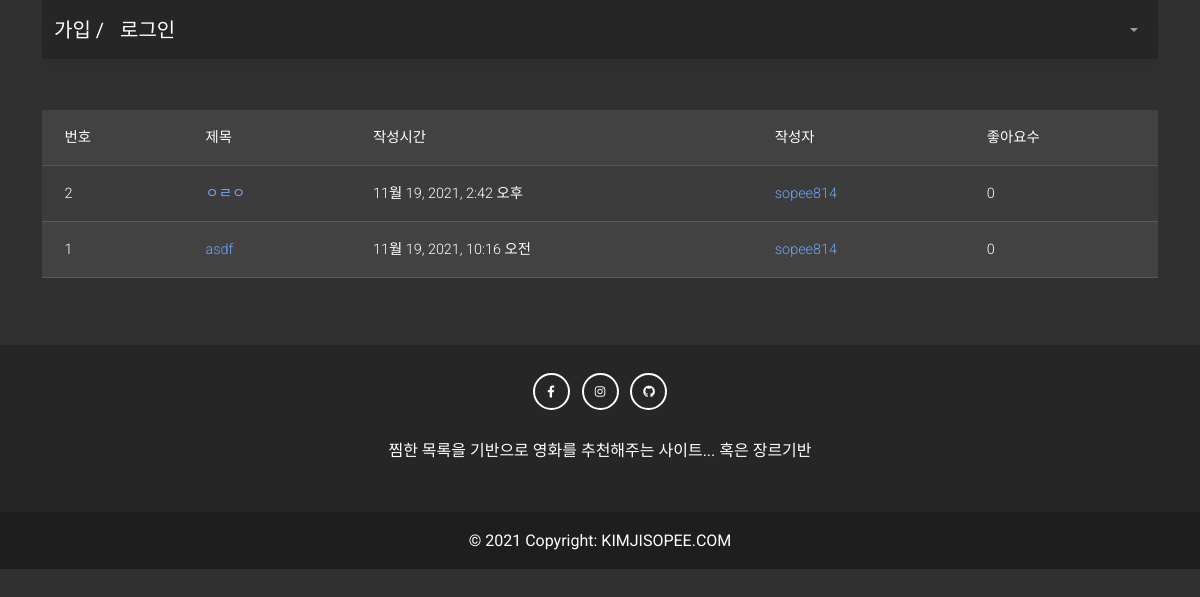
/community/, run on an earlier commit of the app's database.
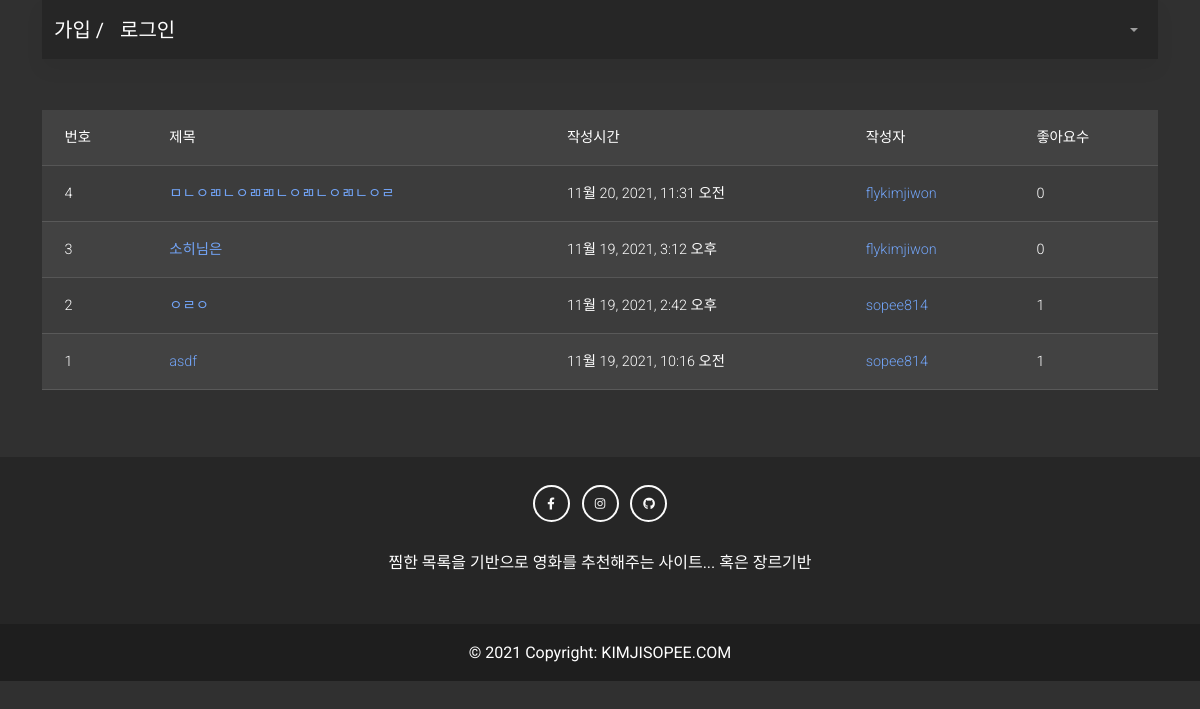
And on a later commit of the database.
### community/models.py (models this page shows)
class Review(models.Model):
    title = models.CharField(max_length=100)
    movie_title = models.CharField(max_length=50)
    rank = models.IntegerField()
    content = models.TextField()
    created_at = models.DateTimeField(auto_now_add=True)
    updated_at = models.DateTimeField(auto_now=True)
    user = models.ForeignKey(settings.AUTH_USER_MODEL, on_delete=models.CASCADE)
    like_users = models.ManyToManyField(settings.AUTH_USER_MODEL, related_name='like_reviews')

### accounts/models.py (models this page shows)
class User(AbstractUser):
    followings = models.ManyToManyField('self', symmetrical=False, related_name='followers')

### community/views.py (the view)
# urls.py: path('', views.index, name='index'),
@require_GET
def index(request):
    reviews = Review.objects.order_by('-pk')
    context = {
        'reviews': reviews,
    }
    return render(request, 'community/index.html', context)

### community/templates/community/index.html (shortened to what this page needs)
{% extends 'base.html' %}
{% block content %}
<br><br>
<table class="table table-striped table-hover">
<thead>
<tr>
<th>번호</th>
<th>제목</th>
<th>작성시간</th>
<th>작성자</th>
<th>좋아요수</th>
</tr>
</thead>
<tbody>
{% for review in reviews %}
<tr>
<td>{{ review.pk }}</td>
<td><a href="{% url 'community:detail' review.pk %}">{{ review.title }}</a></td>
<td>{{ review.created_at }}</td>
<td><a href="{% url 'accounts:profile' review.user.username %}">{{ review.user }}</a></td>
<td><span id="like-count-{{ review.pk }}">{{ review.like_users.all|length }}</span></td>
</tr>
{% endfor %}
</tbody>
</table>
<br><br>
{% endblock %}

What changed in the data, as far as the page shows it:
added Review: pk "4", title "ㅁㄴㅇㄻㄴㅇㄻㄻㄴㅇㄻㄴㅇㄻㄴㅇㄹ", created_at "11월 20, 2021, 11:31 오전", user "flykimjiwon", like_users.all|length "0"
added Review: pk "3", title "소히님은", created_at "11월 19, 2021, 3:12 오후", user "flykimjiwon", like_users.all|length "0"
computed for Review "ㅇㄹㅇ": like_users.all|length "0" → "1"
computed for Review "asdf": like_users.all|length "0" → "1"
